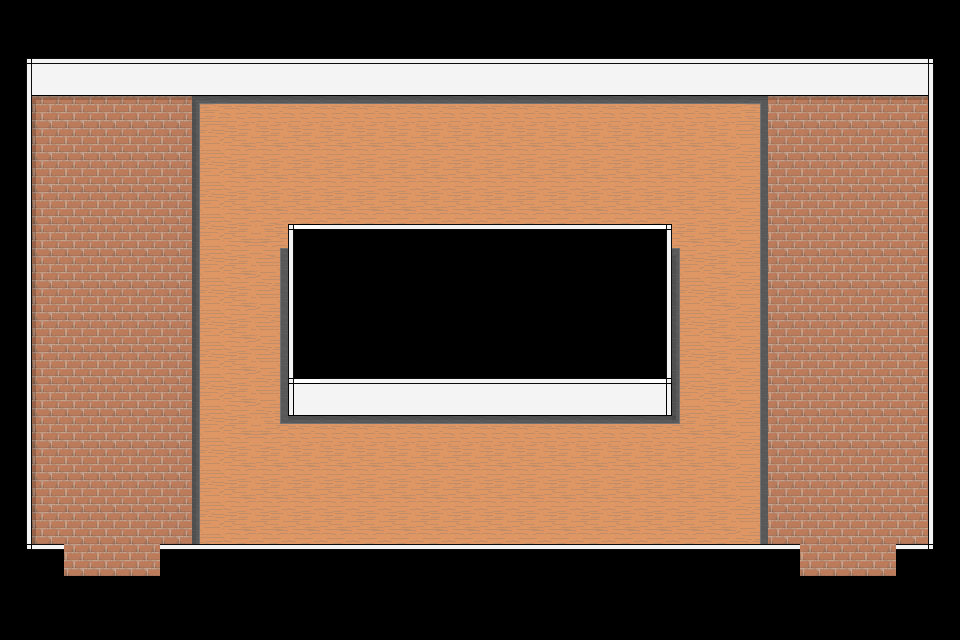

This is a level from a 2D game, rendered from its Tiled map with the project's own tilesets. A one-line summary and the complete map file follow:
An orthogonal 30x20 tile map with 32x32 px tiles, 1 tile layer (Kachelebene 1).

<map version="1.10" tiledversion="1.10.1" orientation="orthogonal" renderorder="right-down" width="30" height="20" tilewidth="32" tileheight="32" infinite="0" nextlayerid="2" nextobjectid="1">
 <tileset firstgid="1" name="tileTextureMap" tilewidth="32" tileheight="32" tilecount="256" columns="8">
  <image source="Sprites/tileTextureMap.png" width="256" height="1024" />
 </tileset>
 <layer id="1" name="Kachelebene 1" width="30" height="20">
  <data encoding="csv">
0,0,0,0,0,0,0,0,0,0,0,0,0,0,0,0,0,0,0,0,0,0,0,0,0,0,0,0,0,0,
12,8,8,8,8,8,8,8,8,8,8,8,8,8,8,8,8,8,8,8,8,8,8,8,8,8,8,8,8,11,
7,13,13,13,13,13,13,13,13,13,13,13,13,13,13,13,13,13,13,13,13,13,13,13,13,13,13,13,13,5,
7,37,38,38,38,38,19,20,20,20,20,20,20,20,20,20,20,20,20,20,20,20,20,34,38,38,38,38,38,5,
7,36,35,35,35,35,18,17,17,17,17,17,17,17,17,17,17,17,17,17,17,17,17,33,35,35,35,35,35,5,
7,36,35,35,35,35,18,17,17,17,17,17,17,17,17,17,17,17,17,17,17,17,17,33,35,35,35,35,35,5,
7,36,35,35,35,35,18,17,17,17,17,17,17,17,17,17,17,17,17,17,17,17,17,33,35,35,35,35,35,5,
7,36,35,35,35,35,18,17,45,46,6,6,6,6,6,6,6,6,6,6,31,39,17,33,35,35,35,35,35,5,
7,36,35,35,35,35,18,17,33,5,0,0,0,0,0,0,0,0,0,0,7,18,17,33,35,35,35,35,35,5,
7,36,35,35,35,35,18,17,33,5,0,0,0,0,0,0,0,0,0,0,7,18,17,33,35,35,35,35,35,5,
7,36,35,35,35,35,18,17,33,5,0,0,0,0,0,0,0,0,0,0,7,18,17,33,35,35,35,35,35,5,
7,36,35,35,35,35,18,17,33,47,8,8,8,8,8,8,8,8,8,8,30,18,17,33,35,35,35,35,35,5,
7,36,35,35,35,35,18,17,33,48,13,13,13,13,13,13,13,13,13,13,29,18,17,33,35,35,35,35,35,5,
7,36,35,35,35,35,18,17,44,20,20,20,20,20,20,20,20,20,20,20,20,40,17,33,35,35,35,35,35,5,
7,36,35,35,35,35,18,17,17,17,17,17,17,17,17,17,17,17,17,17,17,17,17,33,35,35,35,35,35,5,
7,36,35,35,35,35,18,17,17,17,17,17,17,17,17,17,17,17,17,17,17,17,17,33,35,35,35,35,35,5,
7,36,35,35,35,35,18,17,17,17,17,17,17,17,17,17,17,17,17,17,17,17,17,33,35,35,35,35,35,5,
10,6,35,35,35,6,6,6,6,6,6,6,6,6,6,6,6,6,6,6,6,6,6,6,6,35,35,35,6,9,
0,0,0,0,0,0,0,0,0,0,0,0,0,0,0,0,0,0,0,0,0,0,0,0,0,0,0,0,0,0,
0,0,0,0,0,0,0,0,0,0,0,0,0,0,0,0,0,0,0,0,0,0,0,0,0,0,0,0,0,0
</data>
 </layer>
</map>